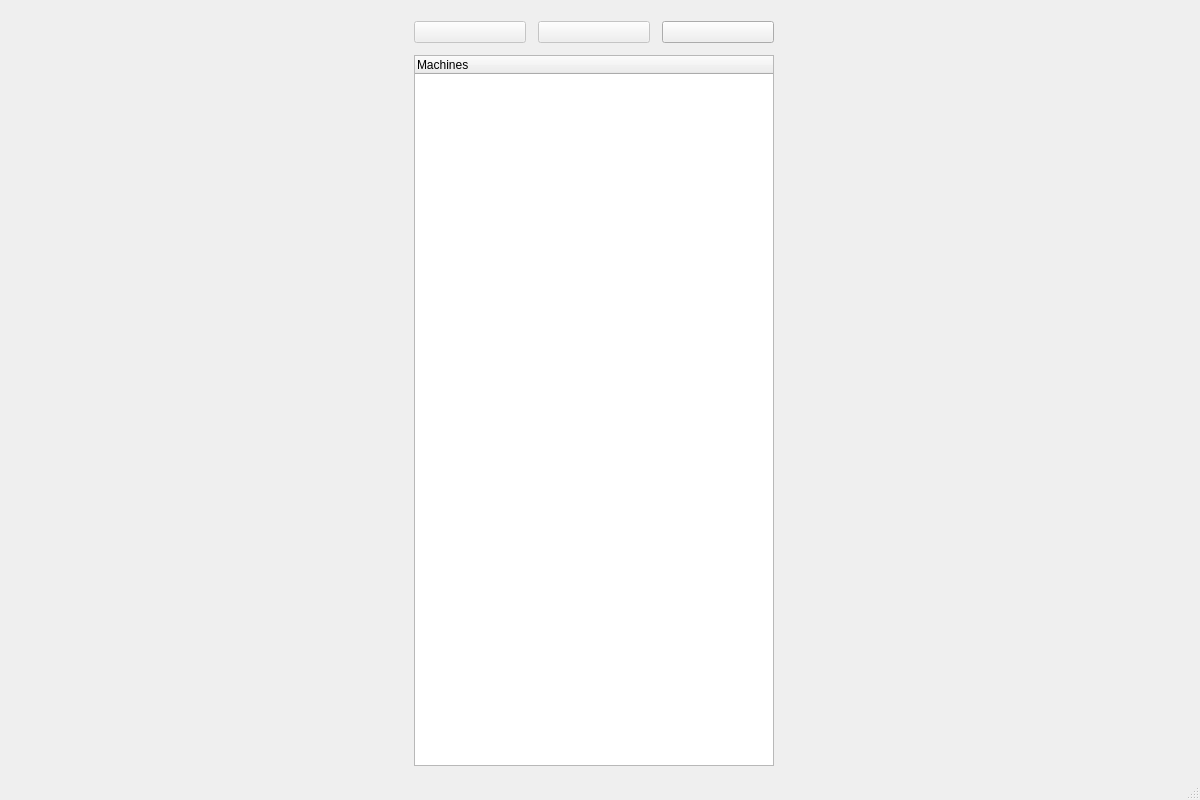
<?xml version="1.0" encoding="UTF-8"?>
<ui version="4.0">
 <class>MainWindow</class>
 <widget class="QMainWindow" name="MainWindow">
  <property name="geometry">
   <rect>
    <x>0</x>
    <y>0</y>
    <width>1200</width>
    <height>800</height>
   </rect>
  </property>
  <property name="sizePolicy">
   <sizepolicy hsizetype="Minimum" vsizetype="Minimum">
    <horstretch>0</horstretch>
    <verstretch>0</verstretch>
   </sizepolicy>
  </property>
  <property name="minimumSize">
   <size>
    <width>1200</width>
    <height>800</height>
   </size>
  </property>
  <property name="windowTitle">
   <string>MainWindow</string>
  </property>
  <property name="dockNestingEnabled">
   <bool>false</bool>
  </property>
  <widget class="QWidget" name="centralwidget">
   <property name="sizePolicy">
    <sizepolicy hsizetype="Maximum" vsizetype="Maximum">
     <horstretch>0</horstretch>
     <verstretch>0</verstretch>
    </sizepolicy>
   </property>
   <layout class="QHBoxLayout" name="horizontalLayout_3">
    <property name="bottomMargin">
     <number>0</number>
    </property>
    <item>
     <layout class="QHBoxLayout" name="horizontalLayoutMain" stretch="0">
      <property name="spacing">
       <number>12</number>
      </property>
      <property name="sizeConstraint">
       <enum>QLayout::SetDefaultConstraint</enum>
      </property>
      <property name="leftMargin">
       <number>12</number>
      </property>
      <property name="topMargin">
       <number>12</number>
      </property>
      <property name="rightMargin">
       <number>12</number>
      </property>
      <property name="bottomMargin">
       <number>12</number>
      </property>
      <item>
       <layout class="QVBoxLayout" name="verticalLayout">
        <item>
         <layout class="QHBoxLayout" name="horizontalLayout_2" stretch="0,0,0">
          <item>
           <widget class="QPushButton" name="btnStart">
            <property name="enabled">
             <bool>false</bool>
            </property>
            <property name="text">
             <string/>
            </property>
            <property name="icon">
             <iconset resource="res.qrc">
              <normaloff>:/icons/icon_start.png</normaloff>:/icons/icon_start.png</iconset>
            </property>
           </widget>
          </item>
          <item>
           <widget class="QPushButton" name="btnStop">
            <property name="enabled">
             <bool>false</bool>
            </property>
            <property name="text">
             <string/>
            </property>
            <property name="icon">
             <iconset resource="res.qrc">
              <normaloff>:/icons/icon_stop.png</normaloff>:/icons/icon_stop.png</iconset>
            </property>
           </widget>
          </item>
          <item>
           <widget class="QPushButton" name="btnMachines">
            <property name="text">
             <string/>
            </property>
            <property name="icon">
             <iconset resource="res.qrc">
              <normaloff>:/icons/icon_settings.png</normaloff>:/icons/icon_settings.png</iconset>
            </property>
           </widget>
          </item>
         </layout>
        </item>
        <item>
         <widget class="QTreeWidget" name="treeWidget">
          <property name="sizePolicy">
           <sizepolicy hsizetype="Minimum" vsizetype="Minimum">
            <horstretch>0</horstretch>
            <verstretch>0</verstretch>
           </sizepolicy>
          </property>
          <property name="maximumSize">
           <size>
            <width>360</width>
            <height>16777215</height>
           </size>
          </property>
          <property name="frameShadow">
           <enum>QFrame::Sunken</enum>
          </property>
          <attribute name="headerVisible">
           <bool>true</bool>
          </attribute>
          <column>
           <property name="text">
            <string>Machines</string>
           </property>
          </column>
         </widget>
        </item>
       </layout>
      </item>
     </layout>
    </item>
    <item>
     <layout class="QGridLayout" name="cameraGrid">
      <property name="topMargin">
       <number>12</number>
      </property>
      <property name="rightMargin">
       <number>12</number>
      </property>
      <property name="bottomMargin">
       <number>12</number>
      </property>
      <property name="verticalSpacing">
       <number>12</number>
      </property>
     </layout>
    </item>
   </layout>
  </widget>
  <widget class="QMenuBar" name="menubar">
   <property name="geometry">
    <rect>
     <x>0</x>
     <y>0</y>
     <width>1200</width>
     <height>39</height>
    </rect>
   </property>
  </widget>
  <widget class="QStatusBar" name="statusbar"/>
  <action name="actionList_of_machines">
   <property name="text">
    <string>List of machines</string>
   </property>
  </action>
  <action name="actionAdd_machine">
   <property name="text">
    <string>Add machine</string>
   </property>
  </action>
  <action name="actionList_of_machines_2">
   <property name="text">
    <string>List of machines</string>
   </property>
  </action>
  <action name="actionAdd_Machines">
   <property name="text">
    <string>Add machine</string>
   </property>
  </action>
  <action name="actiongg">
   <property name="text">
    <string>gg</string>
   </property>
  </action>
  <action name="listMachines">
   <property name="text">
    <string>List of machines</string>
   </property>
  </action>
 </widget>
 <resources>
  <include location="res.qrc"/>
 </resources>
 <connections/>
</ui>
